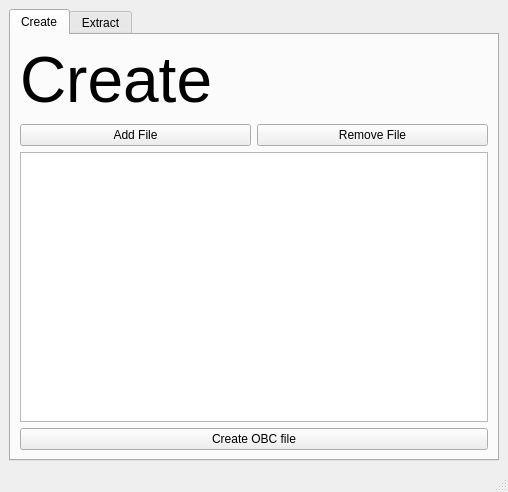
<?xml version="1.0" encoding="UTF-8"?>
<ui version="4.0">
 <class>MainWindow</class>
 <widget class="QMainWindow" name="MainWindow">
  <property name="geometry">
   <rect>
    <x>0</x>
    <y>0</y>
    <width>508</width>
    <height>492</height>
   </rect>
  </property>
  <property name="windowTitle">
   <string>MainWindow</string>
  </property>
  <widget class="QWidget" name="centralwidget">
   <layout class="QHBoxLayout" name="horizontalLayout_4">
    <item>
     <widget class="QTabWidget" name="tabWidget">
      <property name="enabled">
       <bool>true</bool>
      </property>
      <property name="currentIndex">
       <number>0</number>
      </property>
      <widget class="QWidget" name="tab">
       <attribute name="title">
        <string>Create</string>
       </attribute>
       <layout class="QVBoxLayout" name="verticalLayout_2">
        <item>
         <widget class="QLabel" name="label">
          <property name="enabled">
           <bool>true</bool>
          </property>
          <property name="font">
           <font>
            <pointsize>48</pointsize>
           </font>
          </property>
          <property name="text">
           <string>Create</string>
          </property>
          <property name="textFormat">
           <enum>Qt::RichText</enum>
          </property>
         </widget>
        </item>
        <item>
         <layout class="QVBoxLayout" name="verticalLayout">
          <item>
           <layout class="QHBoxLayout" name="horizontalLayout">
            <item>
             <widget class="QPushButton" name="pushButton">
              <property name="text">
               <string>Add File</string>
              </property>
             </widget>
            </item>
            <item>
             <widget class="QPushButton" name="pushButton_4">
              <property name="text">
               <string>Remove File</string>
              </property>
             </widget>
            </item>
           </layout>
          </item>
          <item>
           <widget class="QListWidget" name="listWidget">
            <property name="enabled">
             <bool>true</bool>
            </property>
           </widget>
          </item>
         </layout>
        </item>
        <item>
         <widget class="QPushButton" name="pushButton_3">
          <property name="text">
           <string>Create OBC file</string>
          </property>
         </widget>
        </item>
       </layout>
      </widget>
      <widget class="QWidget" name="tab_2">
       <attribute name="title">
        <string>Extract</string>
       </attribute>
       <layout class="QVBoxLayout" name="verticalLayout_5">
        <item>
         <widget class="QLabel" name="label_4">
          <property name="enabled">
           <bool>true</bool>
          </property>
          <property name="font">
           <font>
            <pointsize>48</pointsize>
           </font>
          </property>
          <property name="text">
           <string>Extract</string>
          </property>
          <property name="textFormat">
           <enum>Qt::RichText</enum>
          </property>
         </widget>
        </item>
        <item>
         <layout class="QVBoxLayout" name="verticalLayout_3">
          <item>
           <layout class="QVBoxLayout" name="verticalLayout_8">
            <item>
             <layout class="QHBoxLayout" name="horizontalLayout_5">
              <item>
               <layout class="QHBoxLayout" name="horizontalLayout_2">
                <item>
                 <widget class="QPushButton" name="pushButton_2">
                  <property name="text">
                   <string>Open File</string>
                  </property>
                 </widget>
                </item>
               </layout>
              </item>
             </layout>
            </item>
            <item>
             <widget class="QListWidget" name="listWidget_5">
              <property name="enabled">
               <bool>true</bool>
              </property>
             </widget>
            </item>
           </layout>
          </item>
          <item>
           <layout class="QHBoxLayout" name="horizontalLayout_3">
            <item>
             <widget class="QPushButton" name="pushButton_12">
              <property name="text">
               <string>Extract File</string>
              </property>
             </widget>
            </item>
            <item>
             <widget class="QPushButton" name="pushButton_13">
              <property name="text">
               <string>Extract All File</string>
              </property>
             </widget>
            </item>
           </layout>
          </item>
         </layout>
        </item>
       </layout>
      </widget>
     </widget>
    </item>
   </layout>
  </widget>
  <widget class="QMenuBar" name="menubar">
   <property name="geometry">
    <rect>
     <x>0</x>
     <y>0</y>
     <width>508</width>
     <height>21</height>
    </rect>
   </property>
  </widget>
  <widget class="QStatusBar" name="statusbar"/>
 </widget>
 <resources/>
 <connections/>
</ui>
